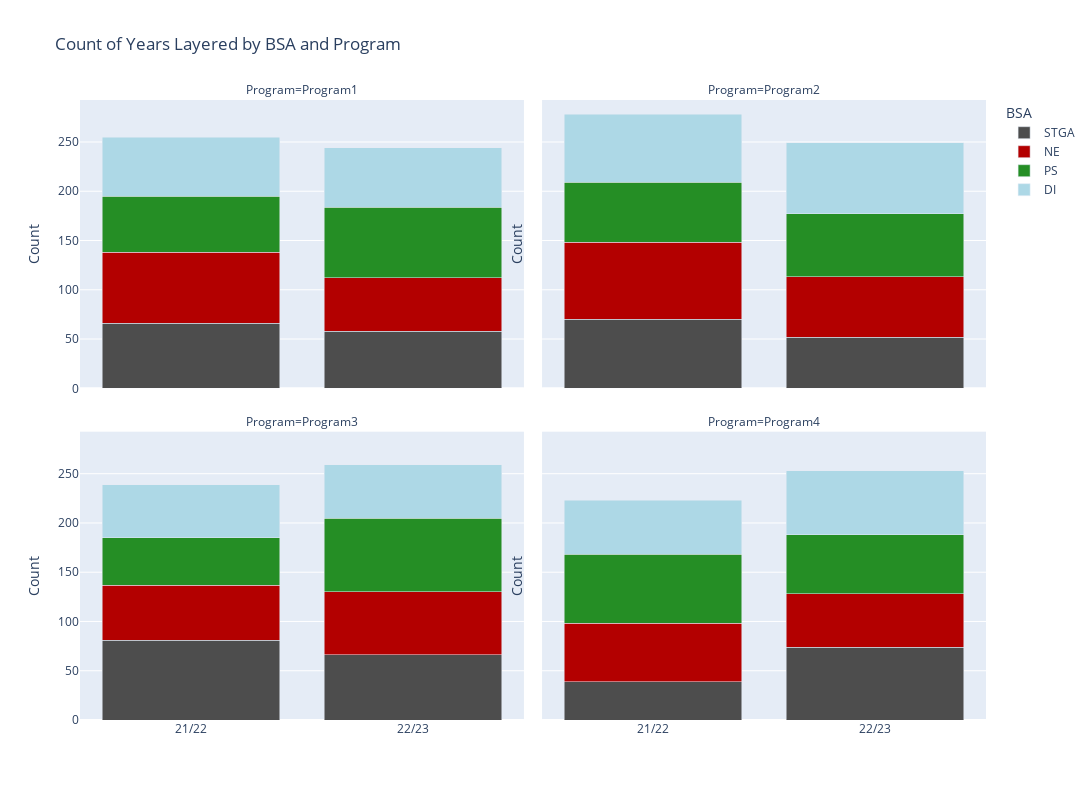

Notebook cell for this chart:
### Code cell
# Define the order of 'Program' facet columns
program_order = ['Program1', 'Program2', 'Program3', 'Program4']
bsa_order = ['STGA', 'NE', 'PS', 'DI']
bsa_colors = {
    'STGA': '#4d4d4d',
    'NE': '#b30000',
    'PS': '#258e25',
    'DI': 'lightblue'
}

df_agg = df.groupby(['Year', 'Program', 'BSA']).size().reset_index(name='Count')

# Create bar count plot using Plotly Express
fig = px.bar(df_agg, x='Year', y='Count', color='BSA', barmode='stack', facet_col='Program', facet_col_wrap=2,
             category_orders={'Year': years, 'BSA': bsa_order, 'Program': program_order},
             color_discrete_map=bsa_colors,
             labels={'Year': 'Year', 'Count': 'Count', 'BSA': 'BSA'}, title='Count of Years Layered by BSA and Program')
fig.update_xaxes(title_text='')
fig.update_yaxes(title_text='Count')

# Adjust size and spacing
fig.update_layout(height=800, width=1200, bargap=0.2, xaxis={'categoryorder':'total ascending'})

fig.show()

### Figure 1 — Plotly figure (JSON) as saved in the notebook; plotly's stock layout.template omitted (floating-point values rounded to 4 significant figures)
{"data": [{"alignmentgroup": "True", "hovertemplate": "BSA=STGA<br>Program=Program1<br>Year=%{x}<br>Count=%{y}<extra></extra>", "legendgroup": "STGA", "marker": {"color": "#4d4d4d", "pattern": {"shape": ""}}, "name": "STGA", "offsetgroup": "STGA", "orientation": "v", "showlegend": true, "textposition": "auto", "type": "bar", "x": ["21/22", "22/23"], "xaxis": "x3", "y": [66, 58], "yaxis": "y3"}, {"alignmentgroup": "True", "hovertemplate": "BSA=STGA<br>Program=Program2<br>Year=%{x}<br>Count=%{y}<extra></extra>", "legendgroup": "STGA", "marker": {"color": "#4d4d4d", "pattern": {"shape": ""}}, "name": "STGA", "offsetgroup": "STGA", "orientation": "v", "showlegend": false, "textposition": "auto", "type": "bar", "x": ["21/22", "22/23"], "xaxis": "x4", "y": [70, 52], "yaxis": "y4"}, {"alignmentgroup": "True", "hovertemplate": "BSA=STGA<br>Program=Program3<br>Year=%{x}<br>Count=%{y}<extra></extra>", "legendgroup": "STGA", "marker": {"color": "#4d4d4d", "pattern": {"shape": ""}}, "name": "STGA", "offsetgroup": "STGA", "orientation": "v", "showlegend": false, "textposition": "auto", "type": "bar", "x": ["21/22", "22/23"], "xaxis": "x", "y": [81, 66], "yaxis": "y"}, {"alignmentgroup": "True", "hovertemplate": "BSA=STGA<br>Program=Program4<br>Year=%{x}<br>Count=%{y}<extra></extra>", "legendgroup": "STGA", "marker": {"color": "#4d4d4d", "pattern": {"shape": ""}}, "name": "STGA", "offsetgroup": "STGA", "orientation": "v", "showlegend": false, "textposition": "auto", "type": "bar", "x": ["21/22", "22/23"], "xaxis": "x2", "y": [39, 74], "yaxis": "y2"}, {"alignmentgroup": "True", "hovertemplate": "BSA=NE<br>Program=Program1<br>Year=%{x}<br>Count=%{y}<extra></extra>", "legendgroup": "NE", "marker": {"color": "#b30000", "pattern": {"shape": ""}}, "name": "NE", "offsetgroup": "NE", "orientation": "v", "showlegend": true, "textposition": "auto", "type": "bar", "x": ["21/22", "22/23"], "xaxis": "x3", "y": [72, 54], "yaxis": "y3"}, {"alignmentgroup": "True", "hovertemplate": "BSA=NE<br>Program=Program2<br>Year=%{x}<br>Count=%{y}<extra></extra>", "legendgroup": "NE", "marker": {"color": "#b30000", "pattern": {"shape": ""}}, "name": "NE", "offsetgroup": "NE", "orientation": "v", "showlegend": false, "textposition": "auto", "type": "bar", "x": ["21/22", "22/23"], "xaxis": "x4", "y": [78, 61], "yaxis": "y4"}, {"alignmentgroup": "True", "hovertemplate": "BSA=NE<br>Program=Program3<br>Year=%{x}<br>Count=%{y}<extra></extra>", "legendgroup": "NE", "marker": {"color": "#b30000", "pattern": {"shape": ""}}, "name": "NE", "offsetgroup": "NE", "orientation": "v", "showlegend": false, "textposition": "auto", "type": "bar", "x": ["21/22", "22/23"], "xaxis": "x", "y": [56, 64], "yaxis": "y"}, {"alignmentgroup": "True", "hovertemplate": "BSA=NE<br>Program=Program4<br>Year=%{x}<br>Count=%{y}<extra></extra>", "legendgroup": "NE", "marker": {"color": "#b30000", "pattern": {"shape": ""}}, "name": "NE", "offsetgroup": "NE", "orientation": "v", "showlegend": false, "textposition": "auto", "type": "bar", "x": ["21/22", "22/23"], "xaxis": "x2", "y": [59, 54], "yaxis": "y2"}, {"alignmentgroup": "True", "hovertemplate": "BSA=PS<br>Program=Program1<br>Year=%{x}<br>Count=%{y}<extra></extra>", "legendgroup": "PS", "marker": {"color": "#258e25", "pattern": {"shape": ""}}, "name": "PS", "offsetgroup": "PS", "orientation": "v", "showlegend": true, "textposition": "auto", "type": "bar", "x": ["21/22", "22/23"], "xaxis": "x3", "y": [57, 72], "yaxis": "y3"}, {"alignmentgroup": "True", "hovertemplate": "BSA=PS<br>Program=Program2<br>Year=%{x}<br>Count=%{y}<extra></extra>", "legendgroup": "PS", "marker": {"color": "#258e25", "pattern": {"shape": ""}}, "name": "PS", "offsetgroup": "PS", "orientation": "v", "showlegend": false, "textposition": "auto", "type": "bar", "x": ["21/22", "22/23"], "xaxis": "x4", "y": [61, 64], "yaxis": "y4"}, {"alignmentgroup": "True", "hovertemplate": "BSA=PS<br>Program=Program3<br>Year=%{x}<br>Count=%{y}<extra></extra>", "legendgroup": "PS", "marker": {"color": "#258e25", "pattern": {"shape": ""}}, "name": "PS", "offsetgroup": "PS", "orientation": "v", "showlegend": false, "textposition": "auto", "type": "bar", "x": ["21/22", "22/23"], "xaxis": "x", "y": [48, 75], "yaxis": "y"}, {"alignmentgroup": "True", "hovertemplate": "BSA=PS<br>Program=Program4<br>Year=%{x}<br>Count=%{y}<extra></extra>", "legendgroup": "PS", "marker": {"color": "#258e25", "pattern": {"shape": ""}}, "name": "PS", "offsetgroup": "PS", "orientation": "v", "showlegend": false, "textposition": "auto", "type": "bar", "x": ["21/22", "22/23"], "xaxis": "x2", "y": [70, 60], "yaxis": "y2"}, {"alignmentgroup": "True", "hovertemplate": "BSA=DI<br>Program=Program1<br>Year=%{x}<br>Count=%{y}<extra></extra>", "legendgroup": "DI", "marker": {"color": "lightblue", "pattern": {"shape": ""}}, "name": "DI", "offsetgroup": "DI", "orientation": "v", "showlegend": true, "textposition": "auto", "type": "bar", "x": ["21/22", "22/23"], "xaxis": "x3", "y": [60, 60], "yaxis": "y3"}, {"alignmentgroup": "True", "hovertemplate": "BSA=DI<br>Program=Program2<br>Year=%{x}<br>Count=%{y}<extra></extra>", "legendgroup": "DI", "marker": {"color": "lightblue", "pattern": {"shape": ""}}, "name": "DI", "offsetgroup": "DI", "orientation": "v", "showlegend": false, "textposition": "auto", "type": "bar", "x": ["21/22", "22/23"], "xaxis": "x4", "y": [69, 72], "yaxis": "y4"}, {"alignmentgroup": "True", "hovertemplate": "BSA=DI<br>Program=Program3<br>Year=%{x}<br>Count=%{y}<extra></extra>", "legendgroup": "DI", "marker": {"color": "lightblue", "pattern": {"shape": ""}}, "name": "DI", "offsetgroup": "DI", "orientation": "v", "showlegend": false, "textposition": "auto", "type": "bar", "x": ["21/22", "22/23"], "xaxis": "x", "y": [54, 54], "yaxis": "y"}, {"alignmentgroup": "True", "hovertemplate": "BSA=DI<br>Program=Program4<br>Year=%{x}<br>Count=%{y}<extra></extra>", "legendgroup": "DI", "marker": {"color": "lightblue", "pattern": {"shape": ""}}, "name": "DI", "offsetgroup": "DI", "orientation": "v", "showlegend": false, "textposition": "auto", "type": "bar", "x": ["21/22", "22/23"], "xaxis": "x2", "y": [55, 65], "yaxis": "y2"}], "layout": {"annotations": [{"font": {}, "showarrow": false, "text": "Program=Program3", "x": 0.245, "xanchor": "center", "xref": "paper", "y": 0.465, "yanchor": "bottom", "yref": "paper"}, {"font": {}, "showarrow": false, "text": "Program=Program4", "x": 0.755, "xanchor": "center", "xref": "paper", "y": 0.465, "yanchor": "bottom", "yref": "paper"}, {"font": {}, "showarrow": false, "text": "Program=Program1", "x": 0.245, "xanchor": "center", "xref": "paper", "y": 1.0, "yanchor": "bottom", "yref": "paper"}, {"font": {}, "showarrow": false, "text": "Program=Program2", "x": 0.755, "xanchor": "center", "xref": "paper", "y": 1.0, "yanchor": "bottom", "yref": "paper"}], "bargap": 0.2, "barmode": "stack", "height": 800, "legend": {"title": {"text": "BSA"}, "tracegroupgap": 0}, "title": {"text": "Count of Years Layered by BSA and Program"}, "width": 1200, "xaxis": {"anchor": "y", "categoryarray": ["21/22", "22/23"], "categoryorder": "total ascending", "domain": [0, 0.49], "title": {"text": ""}}, "xaxis2": {"anchor": "y2", "categoryarray": ["21/22", "22/23"], "categoryorder": "array", "domain": [0.51, 1], "matches": "x", "title": {"text": ""}}, "xaxis3": {"anchor": "y3", "domain": [0, 0.49], "matches": "x", "showticklabels": false, "title": {"text": ""}}, "xaxis4": {"anchor": "y4", "domain": [0.51, 1], "matches": "x", "showticklabels": false, "title": {"text": ""}}, "yaxis": {"anchor": "x", "domain": [0, 0.465], "title": {"text": "Count"}}, "yaxis2": {"anchor": "x2", "domain": [0, 0.465], "matches": "y", "showticklabels": false, "title": {"text": "Count"}}, "yaxis3": {"anchor": "x3", "domain": [0.535, 1.0], "matches": "y", "title": {"text": "Count"}}, "yaxis4": {"anchor": "x4", "domain": [0.535, 1.0], "matches": "y", "showticklabels": false, "title": {"text": "Count"}}}}
